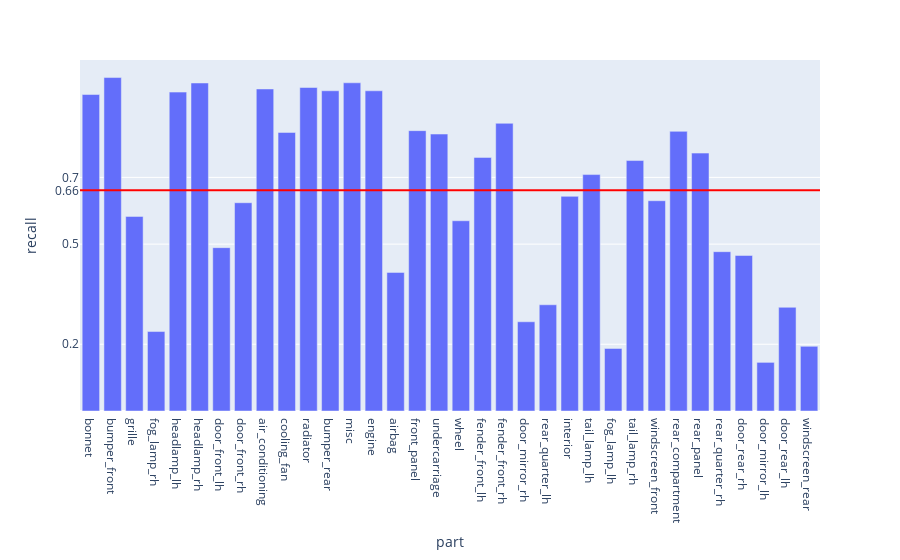

Notebook cell for this chart:
### Code cell
fig = px.bar(evalMetrics, x = 'part', y = 'recall')

fig.add_hline(y=avgRecall, line_width=2, line_color="red")

fig.update_layout(
    yaxis = dict(
        tickmode = 'array',
        tickvals = [np.format_float_positional(avgTp, 2), 0.2, 0.5, 0.7],
    )
)
fig

### Figure 1 — Plotly figure (JSON) as saved in the notebook; plotly's stock layout.template omitted (floating-point values rounded to 4 significant figures)
{"data": [{"alignmentgroup": "True", "hovertemplate": "part=%{x}<br>recall=%{y}<extra></extra>", "legendgroup": "", "marker": {"color": "#636efa", "pattern": {"shape": ""}}, "name": "", "offsetgroup": "", "orientation": "v", "showlegend": false, "textposition": "auto", "type": "bar", "x": ["bonnet", "bumper_front", "grille", "fog_lamp_rh", "headlamp_lh", "headlamp_rh", "door_front_lh", "door_front_rh", "air_conditioning", "cooling_fan", "radiator", "bumper_rear", "misc", "engine", "airbag", "front_panel", "undercarriage", "wheel", "fender_front_lh", "fender_front_rh", "door_mirror_rh", "rear_quarter_lh", "interior", "tail_lamp_lh", "fog_lamp_lh", "tail_lamp_rh", "windscreen_front", "rear_compartment", "rear_panel", "rear_quarter_rh", "door_rear_rh", "door_mirror_lh", "door_rear_lh", "windscreen_rear"], "xaxis": "x", "y": [0.9483, 0.9991, 0.583, 0.2381, 0.9555, 0.9828, 0.4894, 0.624, 0.9649, 0.8347, 0.9693, 0.9595, 0.9834, 0.9594, 0.4153, 0.84, 0.8298, 0.57, 0.7599, 0.862, 0.2673, 0.3183, 0.6431, 0.7084, 0.1874, 0.7505, 0.6301, 0.8378, 0.7727, 0.4774, 0.466, 0.1457, 0.3107, 0.1938], "yaxis": "y"}], "layout": {"barmode": "relative", "legend": {"tracegroupgap": 0}, "margin": {"t": 60}, "shapes": [{"line": {"color": "red", "width": 2}, "type": "line", "x0": 0, "x1": 1, "xref": "x domain", "y0": 0.6611, "y1": 0.6611, "yref": "y"}], "xaxis": {"anchor": "y", "domain": [0, 1], "title": {"text": "part"}}, "yaxis": {"anchor": "x", "domain": [0, 1], "tickmode": "array", "tickvals": ["0.66", 0.2, 0.5, 0.7], "title": {"text": "recall"}}}}
